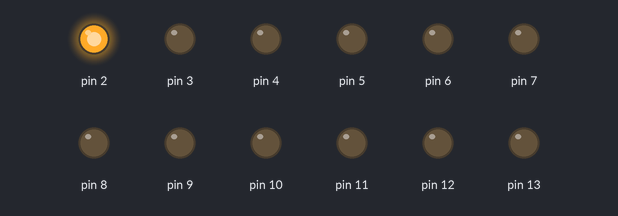
This sketch was run on a simulated Arduino Uno, built with avr-gcc and run on an emulated ATmega328P. On the bench: output pins drawn as LEDs (lit = HIGH).

Above: at 0.1 s.
At 4.1 s:
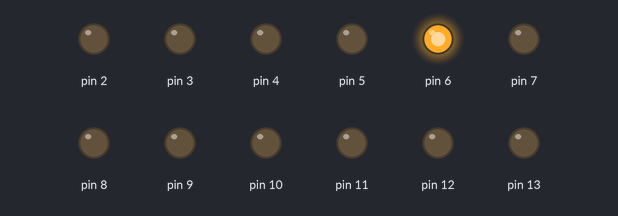
At 10.1 s:
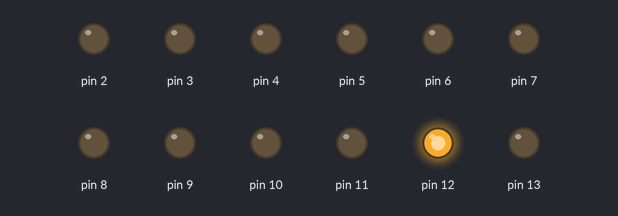
At 20.1 s:
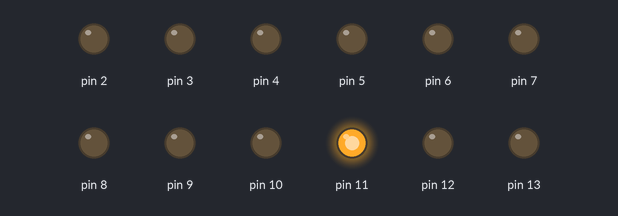
At 30.1 s:
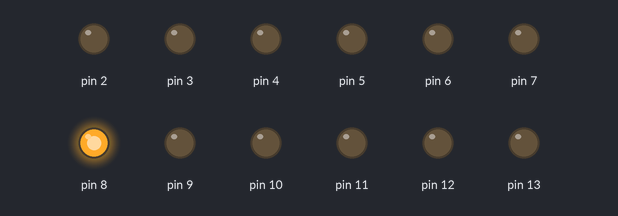
At 39.1 s:
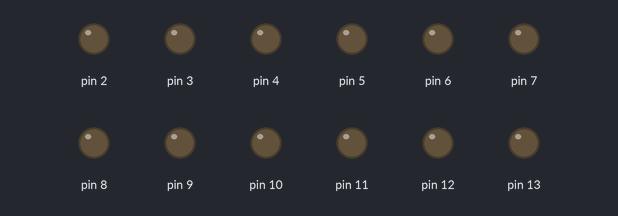
Timing chart, 0 to 40.0 s (numbered marks = the images above):
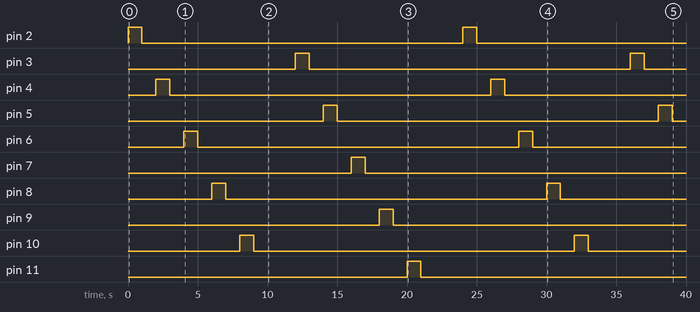

Measured:
- by itself, pin 2–6, pin 8, pin 10, pin 12: alternates HIGH for 1.0 s and LOW for 23.0 s
- by itself, pin 7: LOW → HIGH at 16.0 s, → LOW 1.0 s later
- by itself, pin 9: LOW → HIGH at 18.0 s, → LOW 1.0 s later
- by itself, pin 11: LOW → HIGH at 20.0 s, → LOW 1.0 s later
- by itself, pin 13: LOW → HIGH at 22.0 s, → LOW 1.0 s later

The sketch:

Blinking_Odd_and_Even_LEDs.ino
```cpp
int del=1000; // variable define the delay
void setup()
{
 // make pins 2, 3, 4 and up to 13 as digital output pins
 //Instead of initializing individually, we make use of for loop
 // to initialize all pins
 for(int i=2; i<=13; i++)
  {
    pinMode(i,OUTPUT); // declare pins as a output
  }

}

void loop()
{
  // this for loop makes an even number of digital output pins
  // digital high
  for(int i=2; i<=13; i++)
  {
  if(i%2==0)
  {digitalWrite(i,HIGH);
  delay(del);
  digitalWrite(i,LOW);
  delay(del);
  }
}
/*// this for loop makes all pins digital low

//for(int i=2; i<=13; i++)
{
  digitalWrite(i,LOW);
 delay(del);
}*/
// this for loop makes an odd number of digital output pins
// digital high
for(int i=2; i<=13; i++)
{
  if(i%2==1)
  {
    digitalWrite(i,HIGH);
  delay(del);
  digitalWrite(i,LOW);
  delay(del);
  }
}
/*// this for loop makes an even number of digital output pins
// digital low
for(int i=2; i<=13; i++)
{
  digitalWrite(i,LOW);
  delay(del);
}*/
}
```
